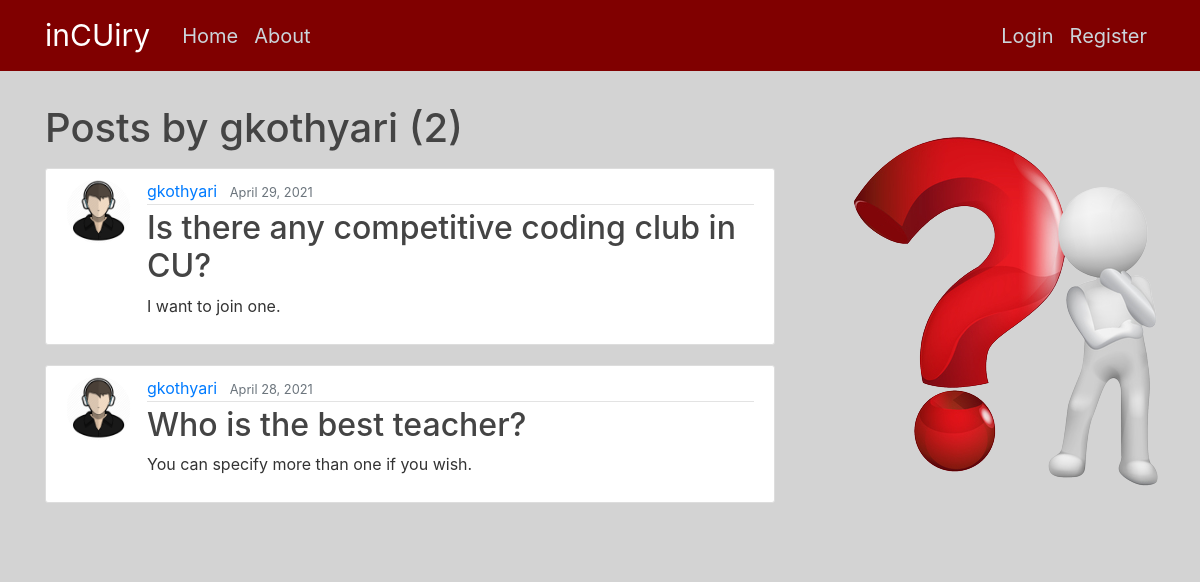
/user/gkothyari, run on the app's committed database.
### blog/models.py (models this page shows, shortened)
class Post(models.Model):
    title = models.CharField(max_length=100)
    content = models.TextField()
    date_posted = models.DateTimeField(default=timezone.now)
    author = models.ForeignKey(User, on_delete=models.CASCADE)

### users/models.py (models this page shows, shortened)
class Profile(models.Model):
    user = models.OneToOneField(User, on_delete=models.CASCADE)
    image = models.ImageField(default='default.jpg', upload_to='profile_pics')

### blog/views.py (the view)
# urls.py: path("user/<str:username>", UserPostListView.as_view(), name="user-posts"),
class UserPostListView(ListView):
    model = Post
    template_name = "blog/user_posts.html"  # <app>/<model>_<viewtype>.html
    context_object_name = "posts"
    paginate_by = 5
    def get_queryset(self):
        user = get_object_or_404(User, username=self.kwargs.get("username"))
        return Post.objects.filter(author=user).order_by("-date_posted")

### blog/templates/blog/user_posts.html (shortened to what this page needs)
{% extends "blog/base.html" %}
{% block content %}
    <h1 class="mb-3">Posts by {{ view.kwargs.username }} ({{ page_obj.paginator.count }})</h1>
    {% for post in posts %}
        <article class="media content-section">
          <img class="rounded-circle article-img" src="{{ post.author.profile.image.url }}">
          <div class="media-body">
            <div class="article-metadata">
              <a class="mr-2" href="{% url 'user-posts' post.author.username %}">{{ post.author }}</a>
              <small class="text-muted">{{ post.date_posted|date:"F d, Y" }}</small>
            </div>
            <h2><a class="article-title" href="{% url 'post-detail' post.id %}">{{ post.title }}</a></h2>
            <p class="article-content">{{ post.content }}</p>
          </div>
        </article>
    {% endfor %}
{% endblock content %}

### blog/static/blog/main.css (style rules this page uses)
body { background: #fafafa; color: #333333; margin-top: 5rem; }
h1, h2, h3, h4, h5, h6 { color: #444444; }
.content-section { background: #ffffff; padding: 10px 20px; border: 1px solid #dddddd; border-radius: 3px; margin-bottom: 20px; }
.article-title { color: #444444; }
.article-content { white-space: pre-line; }
.article-img { height: 65px; width: 65px; margin-right: 16px; }
.article-metadata { padding-bottom: 1px; margin-bottom: 4px; border-bottom: 1px solid #e3e3e3 }

### data on the page
Post: author.profile.image (picture), author "gkothyari", date_posted "April 29, 2021", title "Is there any competitive coding club in CU?", content "I want to join one."
Post: author.profile.image (picture), author "gkothyari", date_posted "April 28, 2021", title "Who is the best teacher?", content "You can specify more than one if you wish."

### other printed values
{{ view.kwargs.username }} "gkothyari"
{{ page_obj.paginator.count }} "2"
